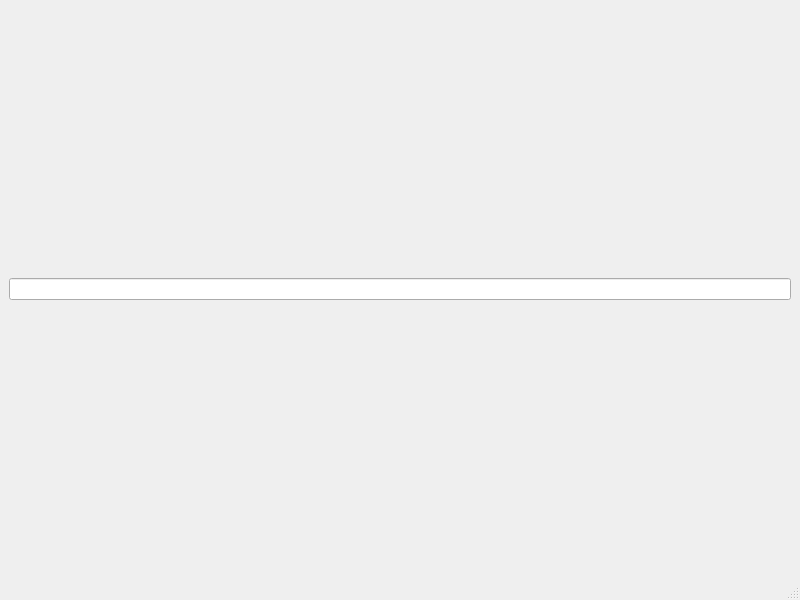
<?xml version="1.0" encoding="UTF-8"?>
<ui version="4.0">
 <class>GambitUI</class>
 <widget class="QMainWindow" name="GambitUI">
  <property name="geometry">
   <rect>
    <x>0</x>
    <y>0</y>
    <width>800</width>
    <height>600</height>
   </rect>
  </property>
  <property name="windowTitle">
   <string>MainWindow</string>
  </property>
  <widget class="QWidget" name="centralwidget">
   <layout class="QVBoxLayout" name="verticalLayout_2">
    <item>
     <layout class="QVBoxLayout" name="topLayout"/>
    </item>
    <item>
     <widget class="QLineEdit" name="lineEdit"/>
    </item>
   </layout>
  </widget>
  <widget class="QMenuBar" name="menubar">
   <property name="geometry">
    <rect>
     <x>0</x>
     <y>0</y>
     <width>800</width>
     <height>22</height>
    </rect>
   </property>
  </widget>
  <widget class="QStatusBar" name="statusbar"/>
 </widget>
 <resources/>
 <connections>
  <connection>
   <sender>lineEdit</sender>
   <signal>returnPressed()</signal>
   <receiver>GambitUI</receiver>
   <slot>enterText()</slot>
   <hints>
    <hint type="sourcelabel">
     <x>399</x>
     <y>555</y>
    </hint>
    <hint type="destinationlabel">
     <x>399</x>
     <y>299</y>
    </hint>
   </hints>
  </connection>
 </connections>
 <slots>
  <slot>enterText()</slot>
 </slots>
</ui>
